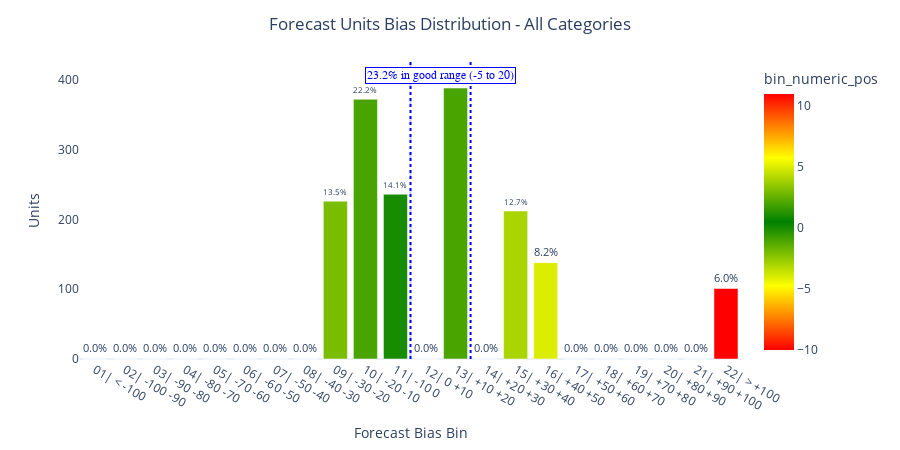

The code cell stored with this chart in its notebook:
### Code cell
ED.plot_accuracy_distribution(evaluation_data_category, method=METHOD).show()

### Figure 1 — Plotly figure (JSON) as saved in the notebook; plotly's stock layout.template omitted (floating-point values rounded to 4 significant figures)
{"data": [{"alignmentgroup": "True", "hovertemplate": "Forecast Bias Bin=%{x}<br>Units=%{y}<br>percentage_of_target=%{text}<br>bin_numeric_pos=%{marker.color}<extra></extra>", "legendgroup": "", "marker": {"color": [-10, -9, -8, -7, -6, -5, -4, -3, -2, -1, 0, 1, 2, 3, 4, 5, 6, 7, 8, 9, 10, 11], "coloraxis": "coloraxis", "pattern": {"shape": ""}}, "name": "", "offsetgroup": "", "orientation": "v", "showlegend": false, "text": [0, 0, 0, 0, 0, 0, 0, 0, 13.5, 22.2, 14.1, 0, 23.2, 0, 12.7, 8.2, 0, 0, 0, 0, 0, 6], "textposition": "outside", "texttemplate": "%{text:.1f}%", "type": "bar", "x": ["01| < -100", "02| -100 -90", "03| -90 -80", "04| -80 -70", "05| -70 -60", "06| -60 -50", "07| -50 -40", "08| -40 -30", "09| -30 -20", "10| -20 -10", "11| -10 0", "12| 0 +10", "13| +10 +20", "14| +20 +30", "15| +30 +40", "16| +40 +50", "17| +50 +60", "18| +60 +70", "19| +70 +80", "20| +80 +90", "21| +90 +100", "22| > +100"], "xaxis": "x", "y": [0, 0, 0, 0, 0, 0, 0, 0, 226, 372, 236, 0, 388, 0, 212, 138, 0, 0, 0, 0, 0, 101], "yaxis": "y"}], "layout": {"annotations": [{"bgcolor": "white", "bordercolor": "#0000ff", "borderwidth": 1, "font": {"color": "#0000ff", "family": "Arial", "size": 12}, "showarrow": false, "text": "23.2% in good range (-5 to 20)", "x": 11.5, "y": 405.5}], "barmode": "relative", "coloraxis": {"colorbar": {"title": {"text": "bin_numeric_pos"}}, "colorscale": [[0, "red"], [0.25, "yellow"], [0.5, "green"], [0.75, "yellow"], [1, "red"]]}, "height": 450, "legend": {"tracegroupgap": 0}, "margin": {"t": 60}, "shapes": [{"line": {"color": "#ccccff", "dash": "dash"}, "type": "line", "x0": 10.5, "x1": 10.5, "y0": 0, "y1": 426.8}, {"line": {"color": "#0000ff", "dash": "dot"}, "type": "line", "x0": 10.5, "x1": 10.5, "y0": 0, "y1": 426.8}, {"line": {"color": "#0000ff", "dash": "dot"}, "type": "line", "x0": 12.5, "x1": 12.5, "y0": 0, "y1": 426.8}], "title": {"text": "Forecast Units Bias Distribution - All Categories", "x": 0.5}, "width": 900, "xaxis": {"anchor": "y", "domain": [0, 1], "showgrid": false, "title": {"text": "Forecast Bias Bin"}}, "yaxis": {"anchor": "x", "domain": [0, 1], "showgrid": false, "title": {"text": "Units"}}}}
